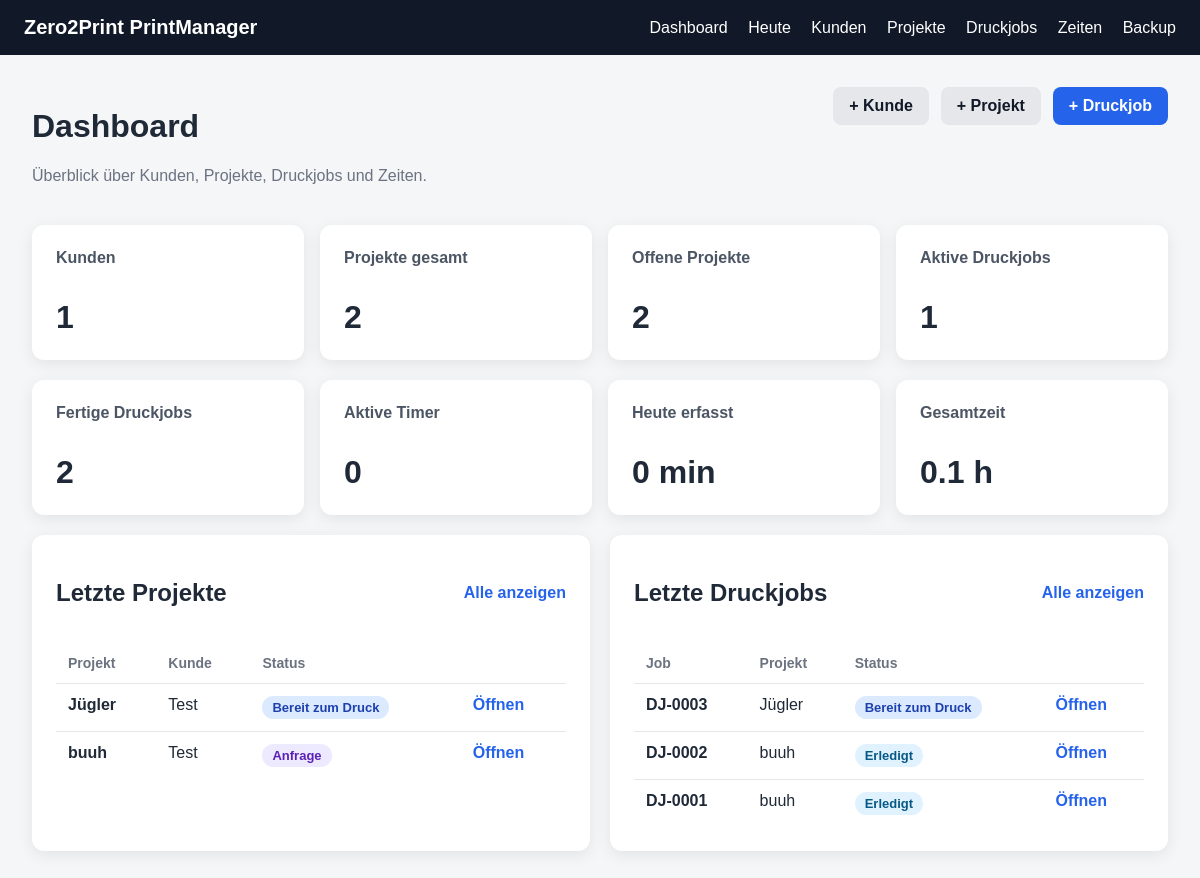
Page /dashboard on the earlier database version.
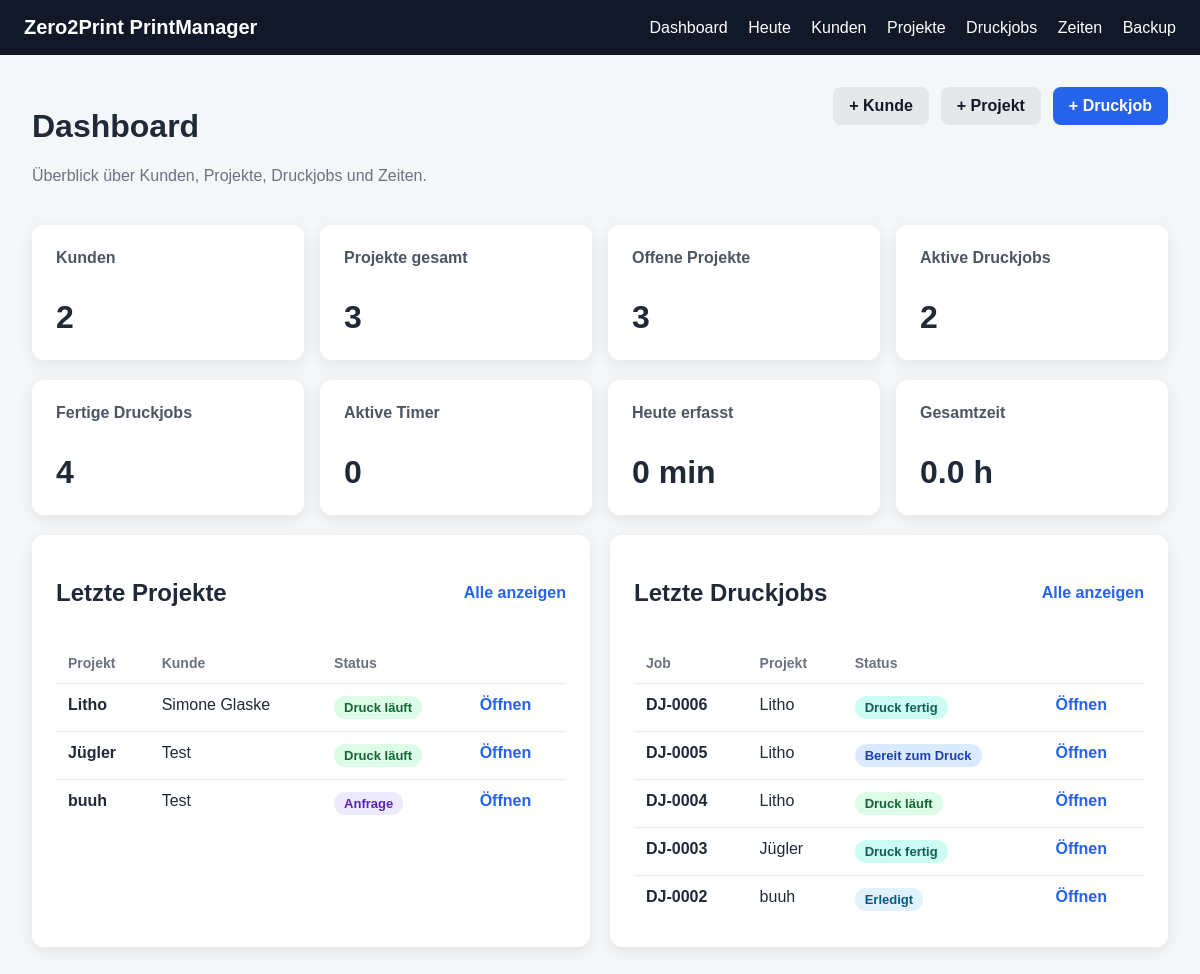
Same page on the later database version.
### app/models.py (models this page shows)
class Project(Base):
    __tablename__ = "projects"
    id = Column(Integer, primary_key=True, index=True)
    customer_id = Column(Integer, ForeignKey("customers.id"), nullable=False)
    name = Column(String, nullable=False)
    description = Column(Text, nullable=True)
    status = Column(String, default="Anfrage")
    deadline = Column(String, nullable=True)
    note = Column(Text, nullable=True)
    created_at = Column(DateTime, default=datetime.utcnow)
    customer = relationship("Customer", back_populates="projects")
    files = relationship(
        "ProjectFile",
        back_populates="project",
        cascade="all, delete-orphan"
    )
    print_jobs = relationship(
        "PrintJob",
        back_populates="project",
        cascade="all, delete-orphan"
    )
    time_entries = relationship(
        "TimeEntry",
        back_populates="project",
        cascade="all, delete-orphan"
    )

class Customer(Base):
    __tablename__ = "customers"
    id = Column(Integer, primary_key=True, index=True)
    name = Column(String, nullable=False)
    email = Column(String, nullable=True)
    phone = Column(String, nullable=True)
    note = Column(Text, nullable=True)
    created_at = Column(DateTime, default=datetime.utcnow)
    projects = relationship(
        "Project",
        back_populates="customer",
        cascade="all, delete-orphan"
    )

class PrintJob(Base):
    __tablename__ = "print_jobs"
    id = Column(Integer, primary_key=True, index=True)
    project_id = Column(Integer, ForeignKey("projects.id"), nullable=False)
    file_id = Column(Integer, ForeignKey("project_files.id"), nullable=True)
    printer_name = Column(String, nullable=True)
    material = Column(String, nullable=True)
    color = Column(String, nullable=True)
    planned_print_time = Column(String, nullable=True)
    planned_weight_grams = Column(Integer, nullable=True)
    status = Column(String, default="Bereit zum Druck")
    notes = Column(Text, nullable=True)
    created_at = Column(DateTime, default=datetime.utcnow)
    project = relationship("Project", back_populates="print_jobs")
    file = relationship("ProjectFile", back_populates="print_jobs")
    time_entries = relationship(
        "TimeEntry",
        back_populates="print_job"
    )
    checklist = relationship(
        "PrintJobChecklist",
        back_populates="print_job",
        uselist=False,
        cascade="all, delete-orphan"
    )

### app/main.py (the view)
@app.get("/dashboard")
def dashboard(request: Request, db: Session = Depends(get_db)):
    customers_count = db.query(Customer).count()
    projects_count = db.query(Project).count()
    open_projects_count = (
        db.query(Project)
        .filter(Project.status.notin_(["Fertig", "Archiviert"]))
        .count()
    )
    active_jobs_count = (
        db.query(PrintJob)
        .filter(PrintJob.status.in_(["Bereit zum Druck", "Druck läuft", "Nacharbeit"]))
        .count()
    )
    finished_jobs_count = (
        db.query(PrintJob)
        .filter(PrintJob.status.in_(["Druck fertig", "Erledigt"]))
        .count()
    )
    active_timers_count = (
        db.query(TimeEntry)
        .filter(TimeEntry.start_time.isnot(None))
        .filter(TimeEntry.end_time.is_(None))
        .count()
    )
    today_date = date.today()
    all_time_entries = db.query(TimeEntry).all()
    today_minutes = 0
    total_minutes = 0
    for entry in all_time_entries:
        if entry.duration_minutes:
            total_minutes += entry.duration_minutes
            if entry.created_at and entry.created_at.date() == today_date:
                today_minutes += entry.duration_minutes
    latest_projects = (
        db.query(Project)
        .order_by(Project.created_at.desc())
        .limit(5)
        .all()
    )
    latest_jobs = (
        db.query(PrintJob)
        .order_by(PrintJob.created_at.desc())
        .limit(5)
        .all()
    )
    active_timers = (
        db.query(TimeEntry)
        .filter(TimeEntry.start_time.isnot(None))
        .filter(TimeEntry.end_time.is_(None))
        .order_by(TimeEntry.start_time.desc())
        .limit(5)
        .all()
    )
    return templates.TemplateResponse(
        request=request,
        name="dashboard.html",
        context={
            "title": "Dashboard",
            "customers_count": customers_count,
            "projects_count": projects_count,
            "open_projects_count": open_projects_count,
            "active_jobs_count": active_jobs_count,
            "finished_jobs_count": finished_jobs_count,
            "active_timers_count": active_timers_count,
            "today_minutes": today_minutes,
            "total_minutes": total_minutes,
            "latest_projects": latest_projects,
            "latest_jobs": latest_jobs,
            "active_timers": active_timers,
            "now": datetime.now(),
        }
    )

### app/templates/dashboard.html (shortened to what this page needs)
{% extends "base.html" %}
{% block content %}
<div class="page-header">
    <div>
        <h1>Dashboard</h1>
        <p class="muted">Überblick über Kunden, Projekte, Druckjobs und Zeiten.</p>
    </div>
    <div class="header-actions">
        <a class="btn-secondary" href="/customers/new">+ Kunde</a>
        <a class="btn-secondary" href="/projects/new">+ Projekt</a>
        <a class="btn" href="/jobs/new">+ Druckjob</a>
    </div>
</div>
<div class="cards">
    <div class="card">
        <h2>Kunden</h2>
        <p>{{ customers_count }}</p>
    </div>
    <div class="card">
        <h2>Projekte gesamt</h2>
        <p>{{ projects_count }}</p>
    </div>
    <div class="card">
        <h2>Offene Projekte</h2>
        <p>{{ open_projects_count }}</p>
    </div>
    <div class="card">
        <h2>Aktive Druckjobs</h2>
        <p>{{ active_jobs_count }}</p>
    </div>
</div>
<div class="cards mt">
    <div class="card">
        <h2>Fertige Druckjobs</h2>
        <p>{{ finished_jobs_count }}</p>
    </div>
    <div class="card">
        <h2>Aktive Timer</h2>
        <p>{{ active_timers_count }}</p>
    </div>
    <div class="card">
        <h2>Heute erfasst</h2>
        <p>{{ today_minutes }} min</p>
    </div>
    <div class="card">
        <h2>Gesamtzeit</h2>
        <p>{{ "%.1f"|format(total_minutes / 60) }} h</p>
    </div>
</div>
<div class="dashboard-grid mt">
    <div class="page-card">
        <div class="section-header">
            <h2>Letzte Projekte</h2>
            <a class="link-btn" href="/projects">Alle anzeigen</a>
        </div>
        {% if latest_projects %}
        <table>
            <thead>
                <tr>
                    <th>Projekt</th>
                    <th>Kunde</th>
                    <th>Status</th>
                    <th></th>
                </tr>
            </thead>
            <tbody>
                {% for project in latest_projects %}
                <tr>
                    <td><strong>{{ project.name }}</strong></td>
                    <td>{{ project.customer.name }}</td>
                    <td>
                        <span class="status-pill {{ status_class(project.status) }}">
                            {{ project.status }}
                        </span>
                    </td>
                    <td>
                        <a class="link-btn" href="/projects/{{ project.id }}">Öffnen</a>
                    </td>
                </tr>
                {% endfor %}
            </tbody>
        </table>
        {% else %}
        <p class="muted">Noch keine Projekte vorhanden.</p>
        {% endif %}
    </div>
    <div class="page-card">
        <div class="section-header">
            <h2>Letzte Druckjobs</h2>
            <a class="link-btn" href="/jobs">Alle anzeigen</a>
        </div>
        {% if latest_jobs %}
        <table>
            <thead>
                <tr>
                    <th>Job</th>
                    <th>Projekt</th>
                    <th>Status</th>
                    <th></th>
                </tr>
            </thead>
            <tbody>
                {% for job in latest_jobs %}
                <tr>
                    <td><strong>DJ-{{ "%04d"|format(job.id) }}</strong></td>
                    <td>{{ job.project.name }}</td>
                    <td>
                        <span class="status-pill {{ status_class(job.status) }}">
                            {{ job.status }}
                        </span>
                    </td>
                    <td>
                        <a class="link-btn" href="/jobs/{{ job.id }}">Öffnen</a>
                    </td>
                </tr>
                {% endfor %}
            </tbody>
        </table>
        {% else %}
        <p class="muted">Noch keine Druckjobs vorhanden.</p>
        {% endif %}
    </div>
</div>
{% endblock %}

Differences in the rows shown:
no longer on this page (row unchanged): PrintJob: id "0001", project.name "buuh", status "Erledigt"
added Project: name "Litho", customer.name "Simone Glaske", status "Druck läuft"
changed Project "Jügler": status "Bereit zum Druck" → "Druck läuft"
added PrintJob: id "0006", project.name "Litho", status "Druck fertig"
added PrintJob: id "0005", project.name "Litho", status "Bereit zum Druck"
added PrintJob: id "0004", project.name "Litho", status "Druck läuft"
changed PrintJob "Jügler": status "Bereit zum Druck" → "Druck fertig"
Other differences:
{{ customers_count }}: "1" → "2"
{{ projects_count }}: "2" → "3"
{{ open_projects_count }}: "2" → "3"
{{ active_jobs_count }}: "1" → "2"
{{ finished_jobs_count }}: "2" → "4"
{{ "%.1f"|format(total_minutes / 60) }}: "0.1" → "0.0"
